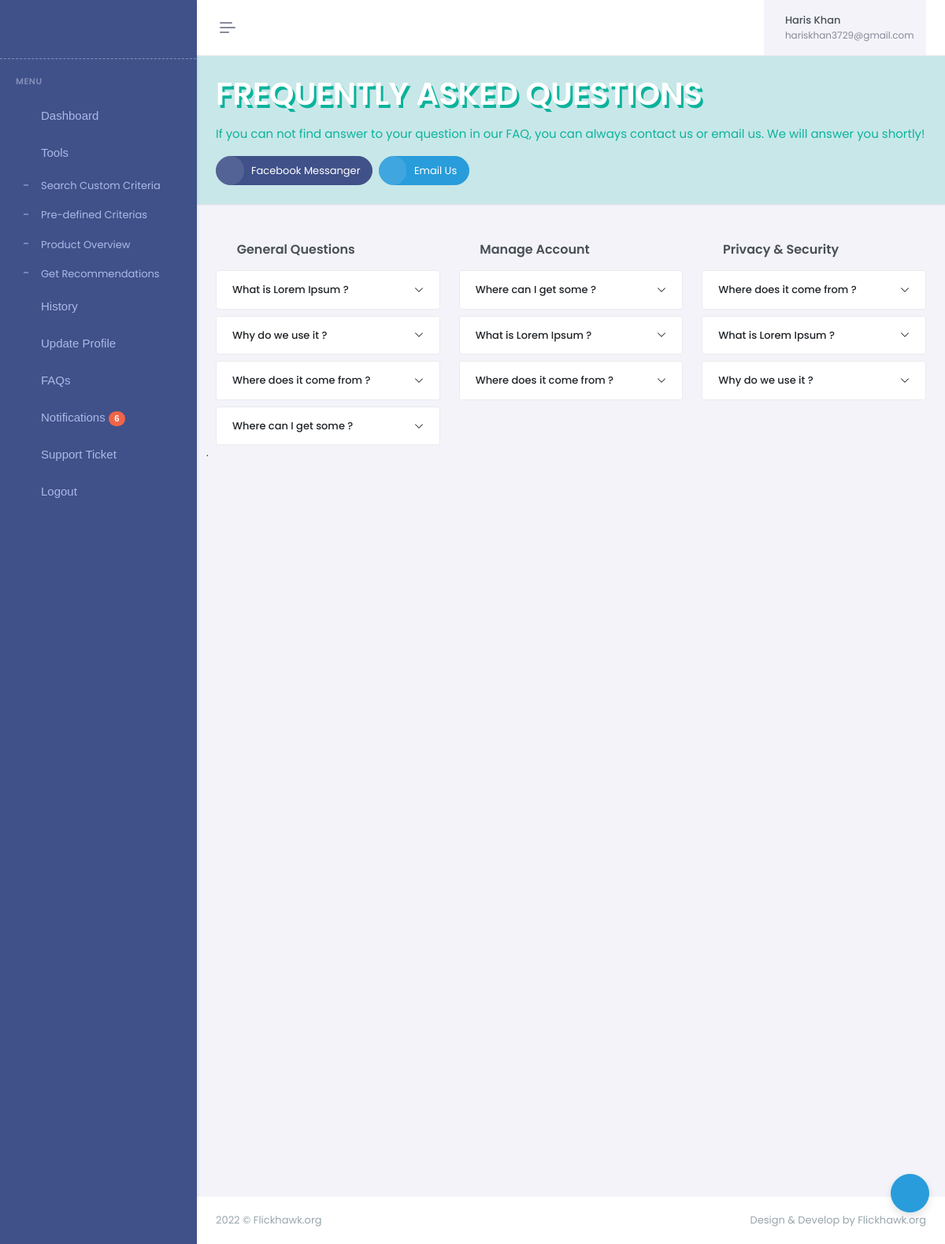
Screenshot of /faqs/ (signed in) with the database file from the repository.
### dashboard/models.py (models this page shows, shortened)
class Faqs(models.Model):
	class Meta:
		verbose_name_plural = "FAQs"
	question_type = (
		('general','General Questions'),
		('account','Manage Account'),
		('privacy','Privacy & Security'),
	)
	id = models.UUIDField(default=uuid.uuid4, unique=True, primary_key = True, editable=False)
	category = models.CharField(max_length=500, choices=question_type)
	question = models.CharField(max_length=1000)
	answer = models.TextField(max_length=10000)
	created = models.DateTimeField(auto_now_add=True)

### dashboard/views.py (the view)
# urls.py: path('faqs/',views.faqs,name='faqs'),
@login_required(login_url="login")
def faqs(request):
    general_faqs = Faqs.objects.filter(category="general")
    account_faqs = Faqs.objects.filter(category="account")
    privacy_faqs = Faqs.objects.filter(category="privacy")
    context = {'general_faqs':general_faqs,'account_faqs':account_faqs, 'privacy_faqs':privacy_faqs}
    return render(request,'dashboard/faqs.html',context)

### dashboard/templates/dashboard/faqs.html (shortened to what this page needs)
{% extends 'dashboard/main.html' %}
{% load static %}
{% block body %}
<div class="main-content">
    <div class="page-content">
        <div class="container-fluid">
            <div class="row">
                <div class="col-lg-12">
                    <div class="card rounded-0 bg-soft-success mx-n4 mt-n4 border-top">
                        <div class="px-4">
                            <div class="row">
                                <div class="col-xxl-5 align-self-center">
                                    <div class="py-4">
                                        <h4 class="display-6 coming-soon-text">Frequently asked questions</h4>
                                        <p class="text-success fs-15 mt-3">If you can not find answer to your question in our FAQ, you can always contact us or email us. We will answer you shortly!</p>
                                        <div class="hstack flex-wrap gap-2">
                                            <a href="#"><button type="button" class="btn btn-primary btn-label rounded-pill"><i class="ri-facebook-line label-icon align-middle rounded-pill fs-16 me-2"></i> Facebook Messanger</button></a>
                                            <a href="mailto:contact@flickhawk.org"><button type="button" class="btn btn-info btn-label rounded-pill"><i class="ri-mail-line label-icon align-middle rounded-pill fs-16 me-2"></i> Email Us</button></a>
                                        </div>
                                    </div>
                                </div>
                            </div>
                        </div>
                    </div>
                    <div class="row justify-content-evenly">
                        <div class="col-lg-4">
                            <div class="mt-3">
                                <div class="d-flex align-items-center mb-2">
                                    <div class="flex-shrink-0 me-1">
                                        <i class="ri-question-line fs-24 align-middle text-success me-1"></i>
                                    </div>
                                    <div class="flex-grow-1">
                                        <h5 class="fs-16 mb-0 fw-semibold">General Questions</h5>
                                    </div>
                                </div>
                                <div class="accordion accordion-border-box" id="genques-accordion">
                                    {% for faq in general_faqs %}
                                    <div class="accordion-item">
                                        <h2 class="accordion-header" id="generalheading-{{faq.id}}">
                                            <button class="accordion-button collapsed" type="button" data-bs-toggle="collapse" data-bs-target="#generalcollapse-{{faq.id}}" aria-expanded="true" aria-controls="generalcollapse-{{faq.id}}">
                                              {{faq.question}}
                                            </button>
                                        </h2>
                                    </div>
                                    {% endfor %}
                                </div>
                            </div>
                        </div>
                        <div class="col-lg-4">
                            <div class="mt-3">
                                <div class="d-flex align-items-center mb-2">
                                    <div class="flex-shrink-0 me-1">
                                        <i class="ri-user-settings-line fs-24 align-middle text-success me-1"></i>
                                    </div>
                                    <div class="flex-grow-1">
                                        <h5 class="fs-16 mb-0 fw-semibold">Manage Account</h5>
                                    </div>
                                </div>
                                <div class="accordion accordion-border-box" id="manageaccount-accordion">
                                   {% for faq in account_faqs %}
                                    <div class="accordion-item">
                                        <h2 class="accordion-header" id="accountheading-{{faq.id}}">
                                            <button class="accordion-button collapsed" type="button" data-bs-toggle="collapse" data-bs-target="#accountcollapse-{{faq.id}}" aria-expanded="true" aria-controls="accountcollapse-{{faq.id}}">
                                              {{faq.question}}
                                            </button>
                                        </h2>
                                    </div>
                                    {% endfor %}
                                </div>
                            </div>
                        </div>
                        <div class="col-lg-4">
                            <div class="mt-3">
                                <div class="d-flex align-items-center mb-2">
                                    <div class="flex-shrink-0 me-1">
                                        <i class="ri-shield-keyhole-line fs-24 align-middle text-success me-1"></i>
                                    </div>
                                    <div class="flex-grow-1">
                                        <h5 class="fs-16 mb-0 fw-semibold">Privacy &amp; Security</h5>
                                    </div>
                                </div>
                                <div class="accordion accordion-border-box" id="privacy-accordion">
                                  {% for faq in privacy_faqs %}
                                    <div class="accordion-item">
                                        <h2 class="accordion-header" id="privacyheading-{{faq.id}}">
                                            <button class="accordion-button collapsed" type="button" data-bs-toggle="collapse" data-bs-target="#privacycollapse-{{faq.id}}" aria-expanded="true" aria-controls="privacycollapse-{{faq.id}}">
                                              {{faq.question}}
                                            </button>
                                        </h2>
                                    </div>
                                    {% endfor %}
                                </div>
                            </div>
                        </div>
                    </div>
                </div>.
            </div>
        </div>
    </div>
    <footer class="footer">
        <div class="container-fluid">
            <div class="row">
                <div class="col-sm-6">
                </div>
                <div class="col-sm-6">
                    <div class="text-sm-end d-none d-sm-block">
                    </div>
                </div>
            </div>
        </div>
    </footer>
</div>
{% endblock %}

### templates/dashboard/header.html (shortened to what this page needs)
<!doctype html>
{% load static %}
<html lang="en" data-layout="vertical" data-topbar="light" data-sidebar="dark" data-sidebar-size="lg">
<head>
<link href="{% static '/dashboard-assets/libs/jsvectormap/css/jsvectormap.min.css' %}" rel="stylesheet" type="text/css" />
<link href="{% static '/dashboard-assets/libs/swiper/swiper-bundle.min.css' %}" rel="stylesheet" type="text/css" />
<link href="{% static '/dashboard-assets/css/bootstrap.min.css' %}" rel="stylesheet" type="text/css" />
<link href="{% static '/dashboard-assets/css/icons.min.css' %}" rel="stylesheet" type="text/css" />
<link href="{% static '/dashboard-assets/css/app.min.css' %}" rel="stylesheet" type="text/css" />
<link href="{% static  '/dashboard-assets/css/custom.min.css' %}" rel="stylesheet" type="text/css" />
</head>
<body>
<div id="layout-wrapper">
<header id="page-topbar">
<div class="layout-width">
<div class="navbar-header">
    <div class="d-flex">
        <button type="button"
            class="btn btn-sm px-3 fs-16 header-item vertical-menu-btn topnav-hamburger"
            id="topnav-hamburger-icon">
            <span class="hamburger-icon">
                <span></span>
                <span></span>
                <span></span>
            </span>
        </button>
    </div>
    <div class="d-flex align-items-center">
        <div class="ms-1 header-item d-none d-sm-flex">
            <button type="button" class="btn btn-icon btn-topbar btn-ghost-secondary rounded-circle"
                data-toggle="fullscreen">
                <i class='bx bx-fullscreen fs-22'></i>
            </button>
        </div>
        <div class="ms-1 header-item d-none d-sm-flex">
            <button type="button"
                class="btn btn-icon btn-topbar btn-ghost-secondary rounded-circle light-dark-mode">
                <i class='bx bx-moon fs-22'></i>
            </button>
        </div>
        <div class="dropdown topbar-head-dropdown ms-1 header-item">
            <button type="button" class="btn btn-icon btn-topbar btn-ghost-secondary rounded-circle"
                id="page-header-notifications-dropdown" data-bs-toggle="dropdown" aria-haspopup="true"
                aria-expanded="false">
                <i class='bx bx-bell fs-22'></i>
            </button>
        </div>
        <div class="dropdown ms-sm-3 header-item topbar-user">
            <button type="button" class="btn" id="page-header-user-dropdown" data-bs-toggle="dropdown"
                aria-haspopup="true" aria-expanded="false">
                <span class="d-flex align-items-center">
                    <span class="text-start ms-xl-2">
                        <span class="d-none d-xl-inline-block ms-1 fw-medium user-name-text">{{request.user.first_name}}</span>
                        <span
                            class="d-none d-xl-block ms-1 fs-12 text-muted user-name-sub-text">{{request.user.email}}</span>
                    </span>
                </span>
            </button>
        </div>
    </div>
</div>
</div>
</header>

### rows the page displays
Faqs: question "What is Lorem Ipsum ?"
Faqs: question "Why do we use it ?"
Faqs: question "Where does it come from ?"
Faqs: question "Where can I get some ?"
Faqs: question "Where can I get some ?"
Faqs: question "What is Lorem Ipsum ?"
Faqs: question "Where does it come from ?"
Faqs: question "Where does it come from ?"
Faqs: question "What is Lorem Ipsum ?"
Faqs: question "Why do we use it ?"

### other values shown
{{ request.user.first_name }} "Haris Khan"
{{ request.user.email }} "hariskhan3729@gmail.com"
